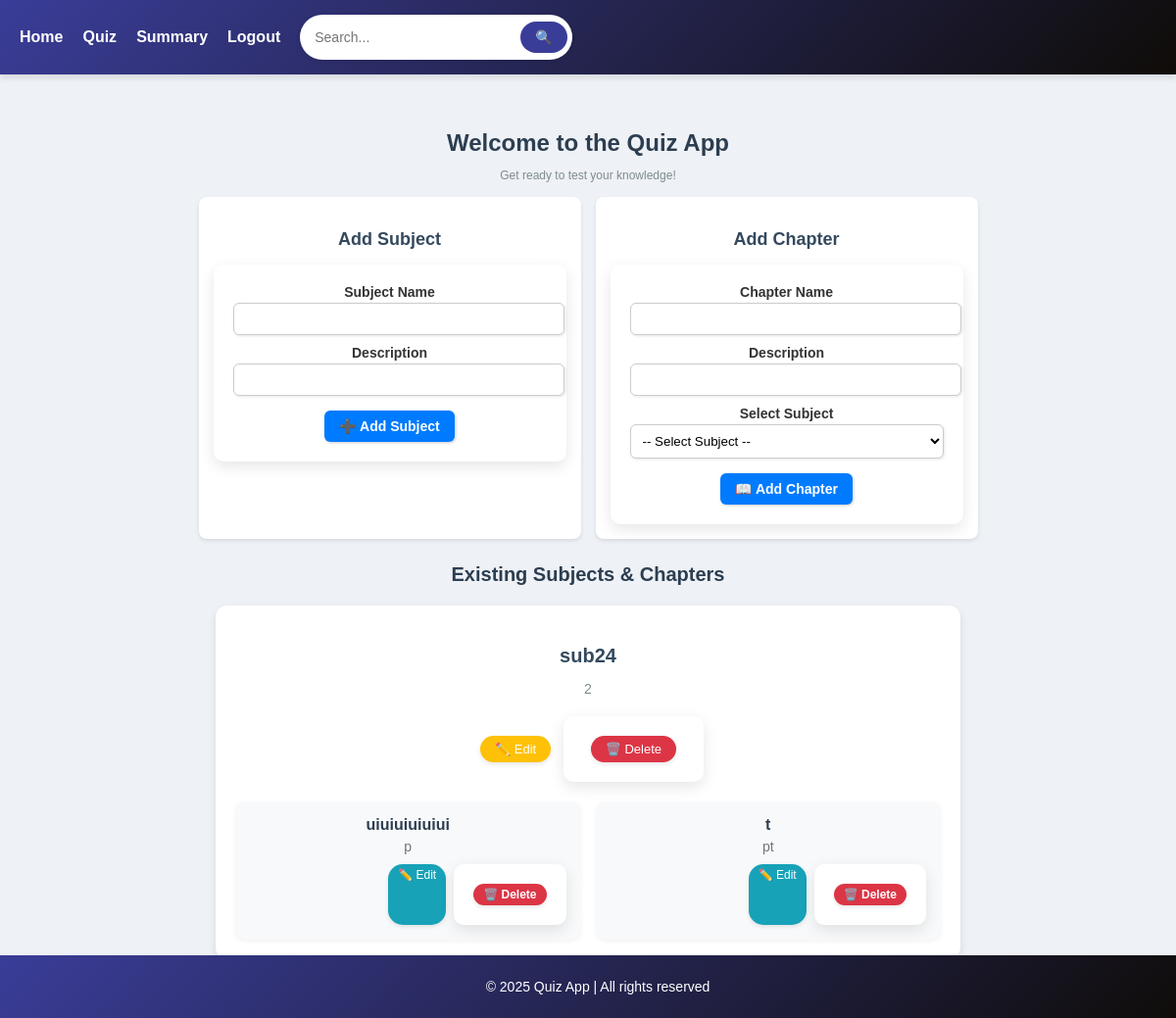
The page /admin_dashboard (signed in) on the database as committed earlier.
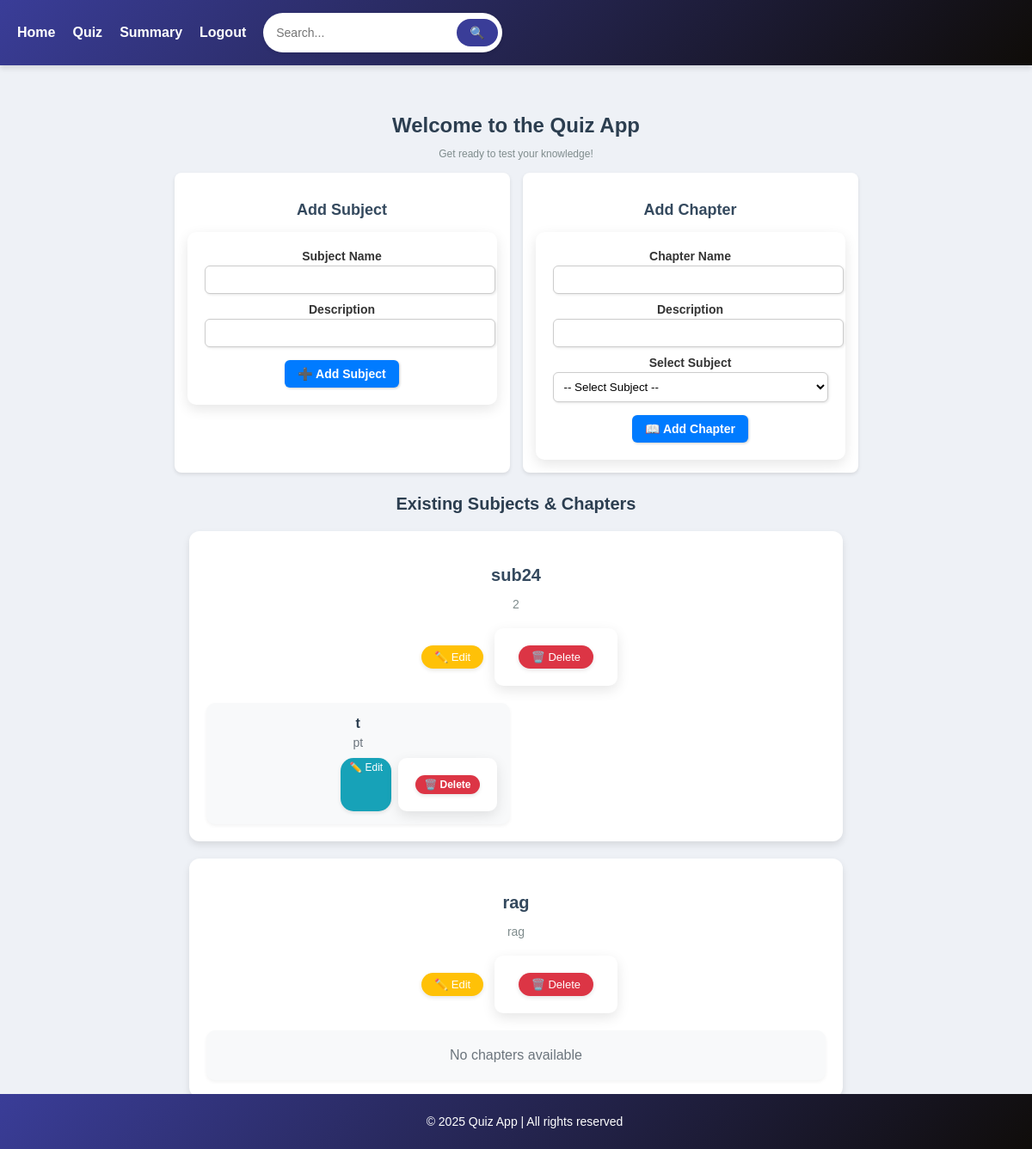
The same page on the database as committed later.
### models.py (models this page shows)
class Subject(db.Model):
    id = db.Column(db.Integer, primary_key=True)
    subject_name = db.Column(db.String(80), nullable=False)
    description = db.Column(db.String(255), nullable=True)

class Chapter(db.Model):
    id = db.Column(db.Integer, primary_key = True)
    chapter_name = db.Column(db.String(80), nullable=False)
    description = db.Column(db.String(255), nullable=True)
    subject_id = db.Column(db.Integer, db.ForeignKey('subject.id'), nullable=False)
    subject = db.relationship('Subject', backref=db.backref('chapters', lazy=True))

### app.py (the view, shortened to what this page needs)
@app.route('/admin_dashboard', methods=['GET', 'POST'])
def admin_dashboard():
    if "user_id" not in session or session['user_role'] != 'admin':
        flash("Unauthorized access!", "danger")
        return redirect(url_for("login"))
    subjects = Subject.query.all()
    return render_template("admin_dashboard.html", subjects=subjects)

### templates/admin_dashboard.html (shortened to what this page needs)
{% extends 'base.html' %}
{% block content %}
<div class="container mt-2">
    <h1 class="text-center fw-bold" style="color: #2c3e50; font-size: 24px; margin-bottom: 10px;">Welcome to the Quiz App</h1>
    <p class="text-center" style="color: #7f8c8d; font-size: 12px; margin-bottom: 15px;">Get ready to test your knowledge!</p>
    <div style="display: flex; justify-content: center; gap: 15px; margin-top: 10px;">
        <div style="width: 45%; background: #ffffff; padding: 15px; border-radius: 8px; box-shadow: 0 2px 4px rgba(0, 0, 0, 0.1);">
            <h3 style="text-align: center; color: #34495e; margin-bottom: 15px; font-size: 18px;">Add Subject</h3>
            <form method="POST">
                <div style="margin-bottom: 10px;">
                    <label style="font-weight: bold; display: block; margin-bottom: 3px; font-size: 14px;">Subject Name</label>
                    <input type="text" name="subject_name" required
                           style="width: 100%; padding: 8px; border: 1px solid #ccc; border-radius: 6px; box-shadow: 1px 1px 3px rgba(0, 0, 0, 0.1);">
                </div>
                <div style="margin-bottom: 10px;">
                    <label style="font-weight: bold; display: block; margin-bottom: 3px; font-size: 14px;">Description</label>
                    <input type="text" name="subject_description"
                           style="width: 100%; padding: 8px; border: 1px solid #ccc; border-radius: 6px; box-shadow: 1px 1px 3px rgba(0, 0, 0, 0.1);">
                </div>
                <div style="text-align: center; margin-top: 15px;">
                    <button type="submit"
                            style="background: #007bff; color: white; border: none; padding: 8px 15px; border-radius: 6px;
                                   cursor: pointer; box-shadow: 1px 1px 3px rgba(0, 0, 0, 0.2); font-size: 14px;">
                        ➕ Add Subject
                    </button>
                </div>
            </form>
        </div>
        <div style="width: 45%; background: #ffffff; padding: 15px; border-radius: 8px; box-shadow: 0 2px 4px rgba(0, 0, 0, 0.1);">
            <h3 style="text-align: center; color: #34495e; margin-bottom: 15px; font-size: 18px;">Add Chapter</h3>
            <form method="POST">
                <div style="margin-bottom: 10px;">
                    <label style="font-weight: bold; display: block; margin-bottom: 3px; font-size: 14px;">Chapter Name</label>
                    <input type="text" name="chapter_name" required
                           style="width: 100%; padding: 8px; border: 1px solid #ccc; border-radius: 6px; box-shadow: 1px 1px 3px rgba(0, 0, 0, 0.1);">
                </div>
                <div style="margin-bottom: 10px;">
                    <label style="font-weight: bold; display: block; margin-bottom: 3px; font-size: 14px;">Description</label>
                    <input type="text" name="chapter_description"
                           style="width: 100%; padding: 8px; border: 1px solid #ccc; border-radius: 6px; box-shadow: 1px 1px 3px rgba(0, 0, 0, 0.1);">
                </div>
                <div style="margin-bottom: 10px;">
                    <label style="font-weight: bold; display: block; margin-bottom: 3px; font-size: 14px;">Select Subject</label>
                    <select name="subject_id" required
                            style="width: 100%; padding: 8px; border: 1px solid #ccc; border-radius: 6px; box-shadow: 1px 1px 3px rgba(0, 0, 0, 0.1); background-color: white;">
                        <option value="">-- Select Subject --</option>
                    </select>
                </div>
                <div style="text-align: center; margin-top: 15px;">
                    <button type="submit"
                            style="background: #007bff; color: white; border: none; padding: 8px 15px; border-radius: 6px;
                                   cursor: pointer; box-shadow: 1px 1px 3px rgba(0, 0, 0, 0.2); font-size: 14px;">
                        📖 Add Chapter
                    </button>
                </div>
            </form>
        </div>
    </div>
    <div style="margin-top: 25px;">
        <h2 style="text-align: center; font-weight: bold; color: #2c3e50; font-size: 20px; margin-bottom: 15px;">Existing Subjects & Chapters</h2>
        {% for subject in subjects %}
            <div style="width: 90%; margin: 20px auto; background: #ffffff; padding: 20px; border-radius: 12px;
                        box-shadow: 0 4px 8px rgba(0, 0, 0, 0.1);">
                <h3 style="color: #34495e; text-align: center; font-weight: bold; margin-bottom: 10px; font-size: 20px;">
                    {{ subject.subject_name }}
                </h3>
                <p style="text-align: center; color: #7f8c8d; font-size: 14px; margin-bottom: 20px;">
                    {{ subject.description }}
                </p>
                <div style="text-align: center; margin-bottom: 20px;">
                    <a href="{{ url_for('edit_subject', subject_id=subject.id) }}"
                       style="display: inline-block; background: #ffc107; color: white; padding: 6px 15px;
                              border-radius: 20px; text-decoration: none; font-weight: 500; margin: 0 8px;
                              transition: all 0.3s ease; box-shadow: 0 2px 5px rgba(0,0,0,0.1); font-size: 13px;">
                        ✏️ Edit
                    </a>
                    <form method="POST" action="{{ url_for('delete_subject', subject_id=subject.id) }}" style="display: inline-block;">
                        <button type="submit" onclick="return confirm('Are you sure you want to delete this subject?');"
                                style="background: #dc3545; color: white; border: none; padding: 6px 15px;
                                       border-radius: 20px; cursor: pointer; font-weight: 500; margin: 0 8px;
                                       transition: all 0.3s ease; box-shadow: 0 2px 5px rgba(0,0,0,0.1); font-size: 13px;">
                            🗑️ Delete
                        </button>
                    </form>
                </div>
                <div style="display: grid; grid-template-columns: repeat(auto-fill, minmax(300px, 1fr)); gap: 15px; margin-top: 20px;">
                    {% for chapter in subject.chapters %}
                        <div style="background: #f8f9fa; padding: 15px; border-radius: 10px;
                                   box-shadow: 0 2px 4px rgba(0,0,0,0.05); transition: transform 0.2s ease;">
                            <div style="margin-bottom: 10px;">
                                <h4 style="color: #2c3e50; margin: 0 0 5px 0; font-size: 16px;">{{ chapter.chapter_name }}</h4>
                                <p style="color: #6c757d; font-size: 14px; margin: 0;">{{ chapter.description }}</p>
                            </div>
                            <div style="display: flex; justify-content: flex-end; gap: 8px; margin-top: 10px;">
                                <a href="{{ url_for('edit_chapter', chapter_id=chapter.id) }}"
                                   style="background: #17a2b8; color: white; padding: 4px 10px;
                                          border-radius: 15px; text-decoration: none; font-size: 12px;
                                          transition: all 0.3s ease; box-shadow: 0 2px 4px rgba(0,0,0,0.1);">
                                    ✏️ Edit
                                </a>
                                <form method="POST" action="{{ url_for('delete_chapter', chapter_id=chapter.id) }}" style="display: inline;">
                                    <button type="submit" onclick="return confirm('Are you sure you want to delete this chapter?');"
                                            style="background: #dc3545; color: white; border: none; padding: 4px 10px;
                                                   border-radius: 15px; cursor: pointer; font-size: 12px;
                                                   transition: all 0.3s ease; box-shadow: 0 2px 4px rgba(0,0,0,0.1);">
                                        🗑️ Delete
                                    </button>
                                </form>
                            </div>
                        </div>
                    {% else %}
                        <div style="grid-column: 1 / -1; text-align: center; color: #6c757d; background: #f8f9fa;
                                   padding: 20px; border-radius: 10px; box-shadow: 0 2px 4px rgba(0,0,0,0.05);">
                            No chapters available
                        </div>
                    {% endfor %}
                </div>
            </div>
        {% else %}
            <p style="text-align: center; color: #6c757d; font-size: 16px; margin-top: 30px;">
                No subjects available. Add a new subject to get started.
            </p>
        {% endfor %}
    </div>
</div>
{% endblock %}

### templates/base.html (shortened to what this page needs)
<!DOCTYPE html>
<html lang="en">
<head>
</head>
<body>
    <nav>
        <ul>
            <li><a href="{{ url_for('index') }}">Home</a></li>
            <li><a href="{{ url_for('quiz') }}">Quiz</a></li>
            <li><a href="{{ url_for('summary') }}">Summary</a></li>
            <li><a href="{{ url_for('logout') }}">Logout</a></li>
            <li>
                <form action="{{ url_for('search') }}" method="GET" class="search-form">
                    <input type="text" name="query" placeholder="Search..." required>
                    <button type="submit">🔍</button>
                </form>
            </li>
        </ul>
    </nav>
    <main>
        {% block content %}
        {% endblock %}
    </main>
    <footer>
        <p>&copy; 2025 Quiz App | All rights reserved</p>
    </footer>
</body>
</html>

### templates/base.html (style rules this page uses)
form { background: white; padding: 20px; border-radius: 10px; box-shadow: 0px 5px 15px rgba(0, 0, 0, 0.1); }
input, select { border: 2px solid #3a3d98; border-radius: 10px; padding: 10px; }
button { font-size: 16px; font-weight: bold; }
body { font-family: 'Poppins', Arial, sans-serif; margin: 0; padding: 0; background-color: #eef1f6; color: #333; }
nav { background: linear-gradient(135deg, #3a3d98, #0f0c08); padding: 15px 20px; box-shadow: 0 4px 6px rgba(0, 0, 0, 0.1); }
nav ul { list-style: none; padding: 0; margin: 0; display: flex; align-items: center; }
nav ul li { margin-right: 20px; }
nav ul li a { color: white; text-decoration: none; font-weight: bold; font-size: 16px; transition: color 0.3s; }
.search-form { display: flex; align-items: center; background: white; border-radius: 25px; padding: 5px; box-shadow: 0 2px 4px rgba(0, 0, 0, 0.1); }
.search-form input { padding: 10px; border: none; border-radius: 25px; outline: none; width: 200px; font-size: 14px; }
.search-form button { padding: 8px 15px; background-color: #3a3d98; color: white; border: none; border-radius: 25px; cursor: pointer; font-size: 14px; transition: background 0.3s; }
main { padding: 40px; text-align: center; max-width: 800px; margin: auto; }
footer { text-align: center; padding: 10px; background: linear-gradient(135deg, #3a3d98, #0f0c08); color: white; position: fixed; bottom: 0; width: 100%; font-size: 14px; }

Rows that differ between the two databases and show on the page:
removed Chapter: chapter_name "uiuiuiuiuiui", description "p", shown under Subject "sub24"
added Subject: subject_name "rag", description "rag"
